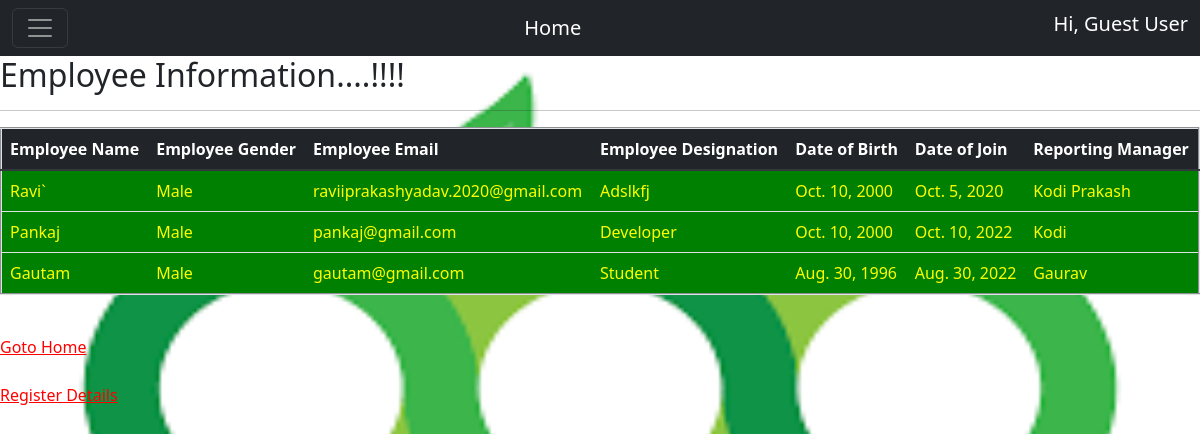
Page /app/get_emp_data on the committed database.
### app/models.py (models this page shows, shortened)
class Employee(models.Model):
    CHOICE=(('male','Male'), ('female',' Female'),('other','Others'))
    name=models.CharField(max_length=30)
    email=models.EmailField()
    date_of_birth=models.DateField()
    date_of_join=models.DateField()
    gender=models.CharField(max_length=20, choices=CHOICE )
    designation=models.CharField(max_length=30)
    reporting_manager=models.CharField(max_length=30)

### app/views.py (the view)
# urls.py: path("get_emp_data", views.get_emp_data),
def get_emp_data(request):
    emp_data=Employee.objects.all()
    return render(request,'app/emp_data.html',{'emp_data':emp_data})

### templates/app/emp_data.html (shortened to what this page needs)
{% extends 'app/base.html' %}
  {% block body_block %}
    <h2>Employee Information....!!!!</h2>
    <hr>
    <table class="table" border="2">
        <thead class="thead-dark">
          <tr>
            <th scope="col">Employee Name</th>
            <th scope="col">Employee Gender</th>
            <th scope="col">Employee Email</th>
            <th scope="col">Employee Designation</th>
            <th scope="col">Date of Birth</th>
            <th scope="col">Date of Join</th>
            <th scope="col">Reporting Manager</th>
          </tr>
        </thead>
        <tbody>
            {% for data in emp_data %}
          <tr>
            <td> {{data.name|title}}</td>
            <td> {{data.gender|title}}</td>
            <td>{{data.email|lower}}</td>
            <td>{{data.designation|title}}</td>
            <td>{{data.date_of_birth}}</td>
            <td>{{data.date_of_join}}</td>
            <td>{{data.reporting_manager|title}}</td>
          </tr>
          {% endfor %}
        </tbody>
      </table>
    <br>
    <a href="/app/home" >Goto Home</a>
    <br>
    <br>
    <a href="/app/empdataform">Register Details</a>
    {% endblock %}

### templates/app/base.html (shortened to what this page needs)
<!DOCTYPE html>
<html lang="en">
<head>
  <link rel="stylesheet" href="https://maxcdn.bootstrapcdn.com/bootstrap/4.0.0/css/bootstrap.min.css"
>
    <link href="https://cdn.jsdelivr.net/npm/bootstrap@5.2.0/dist/css/bootstrap.min.css" rel="stylesheet">
    <link href="https://getbootstrap.com/docs/5.2/assets/css/docs.css" rel="stylesheet">
</head>
<body>
  <nav class="navbar navbar-dark bg-dark fixed" >
    <div class="container-fluid">
      <button class="navbar-toggler" type="button" data-bs-toggle="offcanvas" data-bs-target="#offcanvasDarkNavbar" aria-controls="offcanvasDarkNavbar">
        <span class="navbar-toggler-icon"></span>
      </button>
      <a class="navbar-brand" href="/app/home">Home</a>
{% if user.is_authenticated %}
      <h5 style="color: white">Hi, {{user.first_name|title}} {{user.last_name|title}}</h5>
     {% else %}
     <h5 style=color:white>Hi, Guest User</h5>
    {% endif %}
      </div>
  </nav>
{% block body_block %}
{% endblock %}
</body>
</html>

### templates/app/base.html (style rules this page uses)
body { background-repeat: no-repeat; background-attachment: fixed; background-size: 100% 100%; }

### templates/app/emp_data.html (style rules this page uses)
a:link { color: red; }
tr { background-color:green; color:yellow; }

### rows in the picture
Employee: name "Ravi`", gender "Male", email "raviiprakashyadav.2020@gmail.com", designation "Adslkfj", date_of_birth "Oct. 10, 2000", date_of_join "Oct. 5, 2020", reporting_manager "Kodi Prakash"
Employee: name "Pankaj", gender "Male", email "pankaj@gmail.com", designation "Developer", date_of_birth "Oct. 10, 2000", date_of_join "Oct. 10, 2022", reporting_manager "Kodi"
Employee: name "Gautam", gender "Male", email "gautam@gmail.com", designation "Student", date_of_birth "Aug. 30, 1996", date_of_join "Aug. 30, 2022", reporting_manager "Gaurav"
